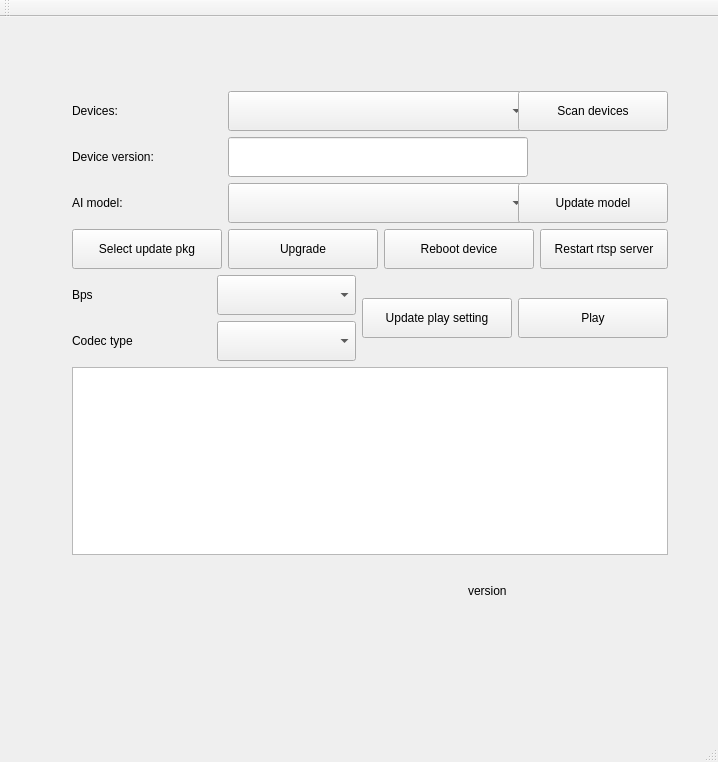
<?xml version="1.0" encoding="UTF-8"?>
<ui version="4.0">
 <class>MainWindow</class>
 <widget class="QMainWindow" name="MainWindow">
  <property name="geometry">
   <rect>
    <x>0</x>
    <y>0</y>
    <width>718</width>
    <height>762</height>
   </rect>
  </property>
  <property name="windowTitle">
   <string>MainWindow</string>
  </property>
  <widget class="QWidget" name="centralWidget">
   <widget class="QWidget" name="layoutWidget">
    <property name="geometry">
     <rect>
      <x>61</x>
      <y>63</y>
      <width>618</width>
      <height>552</height>
     </rect>
    </property>
    <layout class="QVBoxLayout" name="verticalLayout_2">
     <item>
      <layout class="QVBoxLayout" name="verticalLayout">
       <item>
        <layout class="QHBoxLayout" name="horizontalLayout">
         <item>
          <widget class="QLabel" name="devicesLabel_">
           <property name="minimumSize">
            <size>
             <width>150</width>
             <height>40</height>
            </size>
           </property>
           <property name="text">
            <string>Devices:</string>
           </property>
          </widget>
         </item>
         <item>
          <widget class="QComboBox" name="devicesComboBox_">
           <property name="minimumSize">
            <size>
             <width>300</width>
             <height>40</height>
            </size>
           </property>
          </widget>
         </item>
         <item>
          <widget class="QPushButton" name="scanDeviceButton_">
           <property name="minimumSize">
            <size>
             <width>150</width>
             <height>40</height>
            </size>
           </property>
           <property name="text">
            <string>Scan devices</string>
           </property>
          </widget>
         </item>
        </layout>
       </item>
       <item>
        <layout class="QHBoxLayout" name="horizontalLayout_7">
         <item>
          <widget class="QLabel" name="deviceVersionLabel_">
           <property name="minimumSize">
            <size>
             <width>150</width>
             <height>40</height>
            </size>
           </property>
           <property name="text">
            <string>Device version:</string>
           </property>
          </widget>
         </item>
         <item>
          <widget class="QLineEdit" name="deviceVersionlLineEdit_">
           <property name="minimumSize">
            <size>
             <width>300</width>
             <height>40</height>
            </size>
           </property>
          </widget>
         </item>
         <item>
          <spacer name="horizontalSpacer_3">
           <property name="orientation">
            <enum>Qt::Horizontal</enum>
           </property>
           <property name="sizeHint" stdset="0">
            <size>
             <width>40</width>
             <height>20</height>
            </size>
           </property>
          </spacer>
         </item>
        </layout>
       </item>
       <item>
        <layout class="QHBoxLayout" name="horizontalLayout_2">
         <item>
          <widget class="QLabel" name="aiModelLabel_">
           <property name="minimumSize">
            <size>
             <width>150</width>
             <height>40</height>
            </size>
           </property>
           <property name="text">
            <string>AI model:</string>
           </property>
          </widget>
         </item>
         <item>
          <widget class="QComboBox" name="aiModelComboBox_">
           <property name="minimumSize">
            <size>
             <width>300</width>
             <height>40</height>
            </size>
           </property>
          </widget>
         </item>
         <item>
          <widget class="QPushButton" name="updateAiModelButton_">
           <property name="minimumSize">
            <size>
             <width>150</width>
             <height>40</height>
            </size>
           </property>
           <property name="text">
            <string>Update model</string>
           </property>
          </widget>
         </item>
        </layout>
       </item>
       <item>
        <layout class="QHBoxLayout" name="horizontalLayout_5">
         <item>
          <widget class="QPushButton" name="selectPkgButton_">
           <property name="minimumSize">
            <size>
             <width>150</width>
             <height>40</height>
            </size>
           </property>
           <property name="text">
            <string>Select update pkg</string>
           </property>
          </widget>
         </item>
         <item>
          <widget class="QPushButton" name="upgradeButton_">
           <property name="minimumSize">
            <size>
             <width>150</width>
             <height>40</height>
            </size>
           </property>
           <property name="text">
            <string>Upgrade</string>
           </property>
          </widget>
         </item>
         <item>
          <widget class="QPushButton" name="rebootDeviceButton_">
           <property name="minimumSize">
            <size>
             <width>150</width>
             <height>40</height>
            </size>
           </property>
           <property name="text">
            <string>Reboot device</string>
           </property>
          </widget>
         </item>
         <item>
          <widget class="QPushButton" name="pushButton">
           <property name="minimumSize">
            <size>
             <width>0</width>
             <height>40</height>
            </size>
           </property>
           <property name="text">
            <string>Restart rtsp server</string>
           </property>
          </widget>
         </item>
        </layout>
       </item>
       <item>
        <layout class="QHBoxLayout" name="horizontalLayout_4">
         <item>
          <layout class="QGridLayout" name="gridLayout">
           <item row="0" column="0">
            <widget class="QLabel" name="label">
             <property name="minimumSize">
              <size>
               <width>100</width>
               <height>40</height>
              </size>
             </property>
             <property name="text">
              <string>Bps</string>
             </property>
            </widget>
           </item>
           <item row="0" column="1">
            <widget class="QComboBox" name="bpsComboBox_">
             <property name="minimumSize">
              <size>
               <width>100</width>
               <height>40</height>
              </size>
             </property>
            </widget>
           </item>
           <item row="1" column="0">
            <widget class="QLabel" name="label_2">
             <property name="minimumSize">
              <size>
               <width>100</width>
               <height>40</height>
              </size>
             </property>
             <property name="text">
              <string>Codec type</string>
             </property>
            </widget>
           </item>
           <item row="1" column="1">
            <widget class="QComboBox" name="codeTypeComboBox">
             <property name="minimumSize">
              <size>
               <width>100</width>
               <height>40</height>
              </size>
             </property>
            </widget>
           </item>
          </layout>
         </item>
         <item>
          <layout class="QHBoxLayout" name="horizontalLayout_3">
           <item>
            <widget class="QPushButton" name="updatePlayButton_">
             <property name="minimumSize">
              <size>
               <width>150</width>
               <height>40</height>
              </size>
             </property>
             <property name="text">
              <string>Update play setting</string>
             </property>
            </widget>
           </item>
           <item>
            <widget class="QPushButton" name="playButton_">
             <property name="minimumSize">
              <size>
               <width>150</width>
               <height>40</height>
              </size>
             </property>
             <property name="text">
              <string>Play</string>
             </property>
            </widget>
           </item>
          </layout>
         </item>
        </layout>
       </item>
      </layout>
     </item>
     <item>
      <widget class="QTextEdit" name="LogEdit_"/>
     </item>
     <item>
      <layout class="QHBoxLayout" name="horizontalLayout_6">
       <item>
        <spacer name="horizontalSpacer_2">
         <property name="orientation">
          <enum>Qt::Horizontal</enum>
         </property>
         <property name="sizeHint" stdset="0">
          <size>
           <width>398</width>
           <height>20</height>
          </size>
         </property>
        </spacer>
       </item>
       <item>
        <widget class="QLabel" name="versionLabel_">
         <property name="minimumSize">
          <size>
           <width>200</width>
           <height>60</height>
          </size>
         </property>
         <property name="text">
          <string>version</string>
         </property>
        </widget>
       </item>
      </layout>
     </item>
    </layout>
   </widget>
  </widget>
  <widget class="QMenuBar" name="menuBar">
   <property name="geometry">
    <rect>
     <x>0</x>
     <y>0</y>
     <width>718</width>
     <height>19</height>
    </rect>
   </property>
  </widget>
  <widget class="QToolBar" name="mainToolBar">
   <attribute name="toolBarArea">
    <enum>TopToolBarArea</enum>
   </attribute>
   <attribute name="toolBarBreak">
    <bool>false</bool>
   </attribute>
  </widget>
  <widget class="QStatusBar" name="statusBar"/>
 </widget>
 <layoutdefault spacing="6" margin="11"/>
 <resources/>
 <connections/>
</ui>
